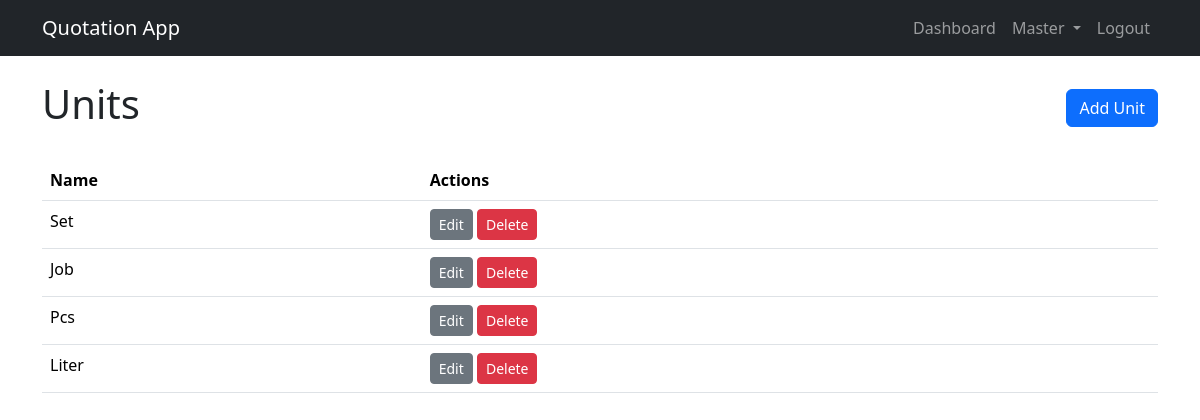
Screenshot of /units/ (signed in) with the database file from the repository.
### pages/models.py (models this page shows, shortened)
class Unit(models.Model):
    name = models.CharField(max_length=50, unique=True)

### pages/views.py (the view)
# urls.py: path('units/', UnitListView.as_view(), name='unit_list'),
@method_decorator(login_required, name='dispatch')
class UnitListView(ListView):
    model = Unit
    template_name = 'pages/unit_list.html'

### templates/pages/unit_list.html (shortened to what this page needs)
{% extends 'base.html' %}
{% block content %}
    <div class="d-flex justify-content-between align-items-center mb-4">
        <h1>Units</h1>
        <a href="{% url 'unit_create' %}" class="btn btn-primary">Add Unit</a>
    </div>
    <table class="table">
        <thead>
            <tr>
                <th>Name</th>
                <th>Actions</th>
            </tr>
        </thead>
        <tbody>
            {% for unit in object_list %}
                <tr>
                    <td>{{ unit.name }}</td>
                    <td>
                        <a href="{% url 'unit_update' unit.pk %}" class="btn btn-sm btn-secondary">Edit</a>
                        <a href="{% url 'unit_delete' unit.pk %}" class="btn btn-sm btn-danger">Delete</a>
                    </td>
                </tr>
            {% endfor %}
        </tbody>
    </table>
{% endblock %}

### rows the page displays
Unit: name "Set"
Unit: name "Job"
Unit: name "Pcs"
Unit: name "Liter"
